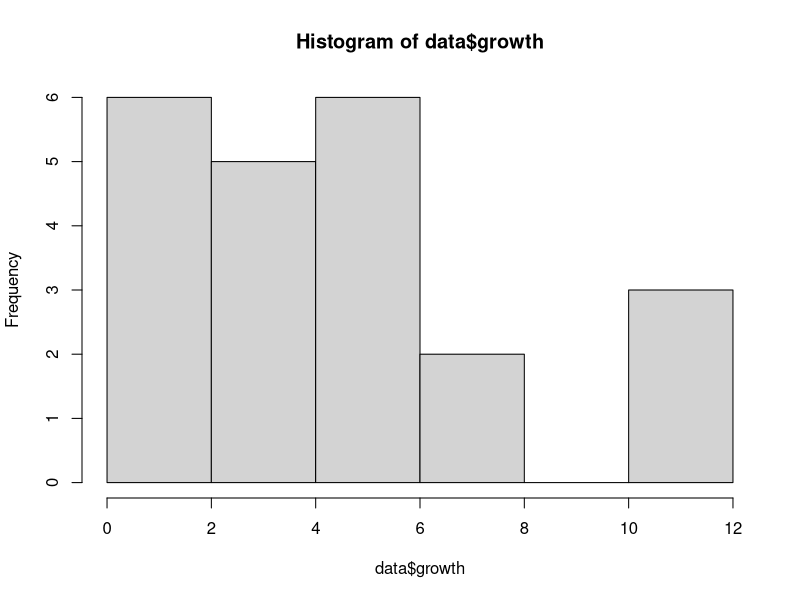
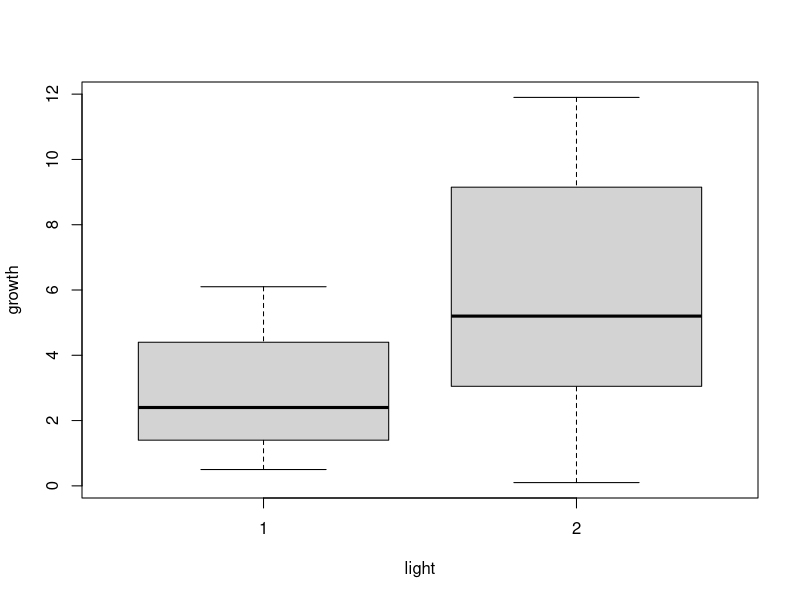
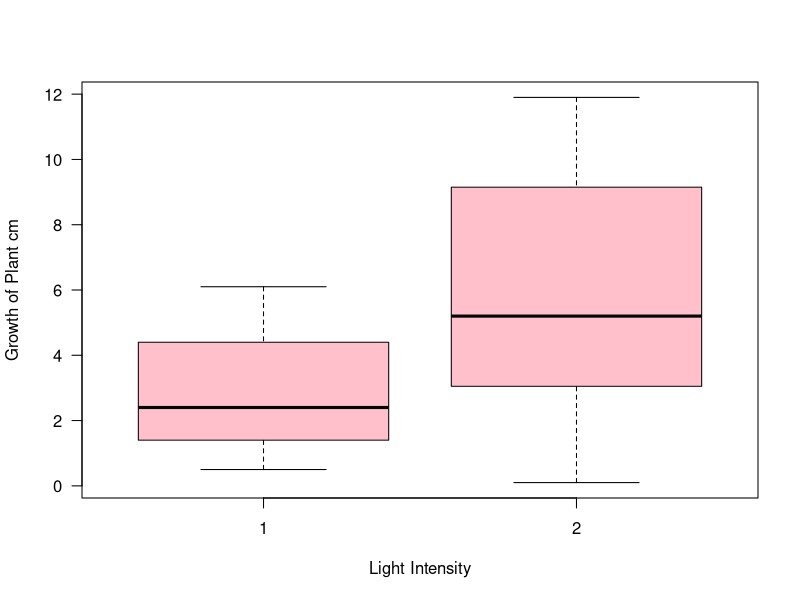
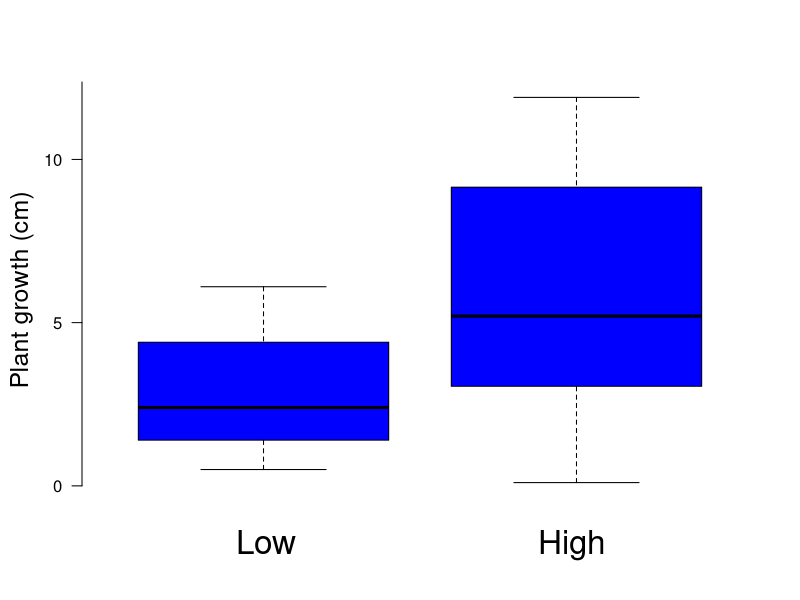
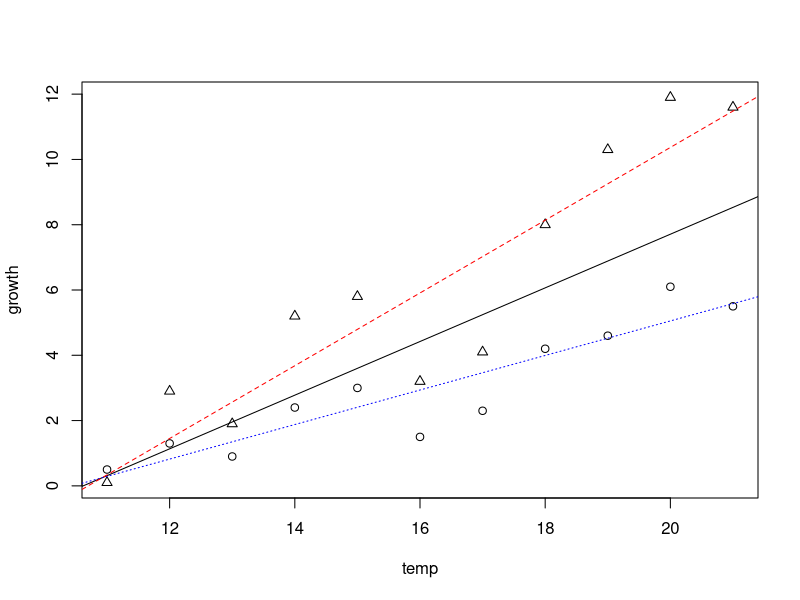

These charts were generated, in order, by the following R code:
## TO IMPORT .CSV FILE
##To make this import work create a folder (also called directory) called
##temp on the C: drive of your computer
## then put the data file into this folder ie the folder called temp

###make sure your data files are in your "temp" folder

###Import data for PC (for computer lab workstations replace C with an H)
data <- read.table("basic.csv", header=T, sep="," )

###for Mac
##make sure you have a folder called temp that you have made within your
##documents folder
##if using a Mac remove the hashes from in front of the 2 lines below
#setwd("~/Documents/temp")
#data <- read.table("basic.csv", header=T, sep="," )


data

###Look at data
data
head(data)
str(data)

###Look at dependent variable - what we are predicting - growth
hist(data$growth)

###Tell R which predictor variables are factors - i.e. light 1 = LOW and 2 = HIGH
data$light <- factor(data$light)

###plot some graphs
####First what is the effect of light treatment on growth
plot(growth ~ light, data = data)

###Refine your plot
plot(growth ~ light, data = data, ylab="Growth of Plant cm", xlab="Light Intensity",
   las=1, col="pink")
text(1, 17, "LOW", cex=2)
text(2, 17, "HIGH", cex=2)

##Have complete freedom with your plot
plot(growth ~ light, data = data, col="blue", axes=FALSE, xlab="", ylab="")
axis(2, las=1, c(0,5,10,15, 20))
#axis(1, las=1, c( 1, 2))
mtext(side=1, line=2, adj = 0.25, "Low",cex=2)
mtext(side=1, line=2, adj = 0.75, "High",cex=2)
mtext(side=2, line=2.5, "Plant growth (cm)",cex=1.5)

####Second - what is the effect of temperature on growth
plot(growth ~ temp, data=data, pch=as.numeric(light))

###plotting lines
##Overall line
abline(lm(growth ~ temp, data=data), lty=1)

###Separate lines - subset the data
##this is note
low <- subset(data, light=="1")
low
high <- subset(data, light=="2")
high
abline(lm(growth ~ temp, data=low), lty=3, col="blue")
abline(lm(growth ~ temp, data=high), lty=2, col="red")

#######Produce a pretty graph as example on the board....
#try googling "R plot different symbols" or "R change size of axis labels"

####################################################################################
####################################################################################

#####Further practice to try at after you have done the introductory workshop 
##### Test whether the differences and relationships observed are actually 
##### statistically significant and identify the best model

##Answers in "basic MODEL.R"

##sample starter model
model1 <- lm(growth ~ temp + light + temp*light, data=data)
